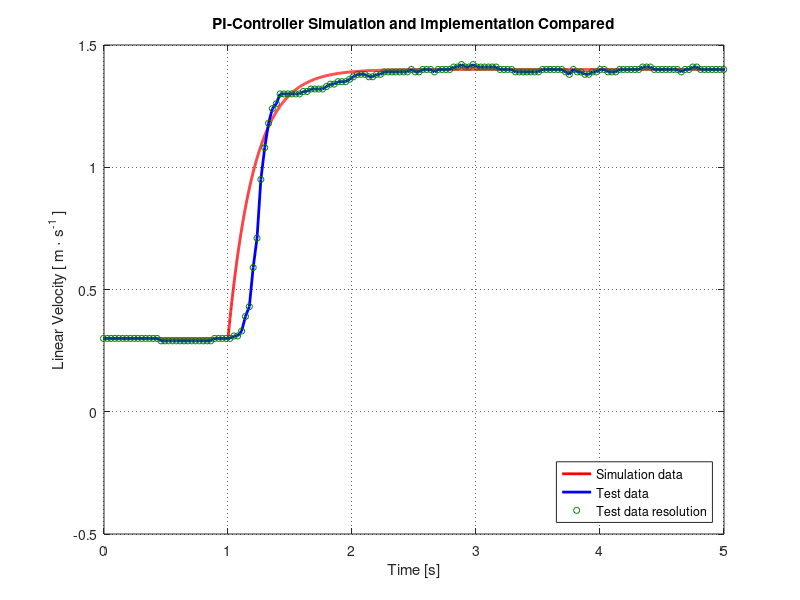

Recreate this plot in MATLAB.
p = get(gcf, 'Position')           % These two lines makes the figuresappear the same
set(0, 'DefaultFigurePosition', p) % place on the screen as where you left them last
clear all
close all;
clc;

%csvwrite('simulationPImultiStep.csv', ScopeData6);
simData = csvread('simulationPI.csv', 0, 0);
simData(:,1) = simData(:,1)-2

data = csvread('LOG00217.csv');%, 0, 0); 18 to 22    use step 16
data(:,1) = (data(:,1)-4035)/1000;

plot( simData(:,1), simData(:,2), 'r', 'LineWidth', 2);
hold on;
plot( data(:,1), data(:,2), 'b', 'LineWidth', 2);
scatter( data(:,1), data(:,2), 20, [0 .5 0], 'o' );

%Title and axis labels added
title('PI-Controller Simulation and Implementation Compared')
xlabel('Time [s]')
ylabel('Linear Velocity [ m \cdot s^{-1} ]')

legend('Simulation data','Test data', 'Test data resolution', 'Location', 'southeast')

xlim([ 0 5 ]);

grid on
set(gca,'GridLineStyle',':', 'GridColor', 'k', 'GridAlpha', .6)
